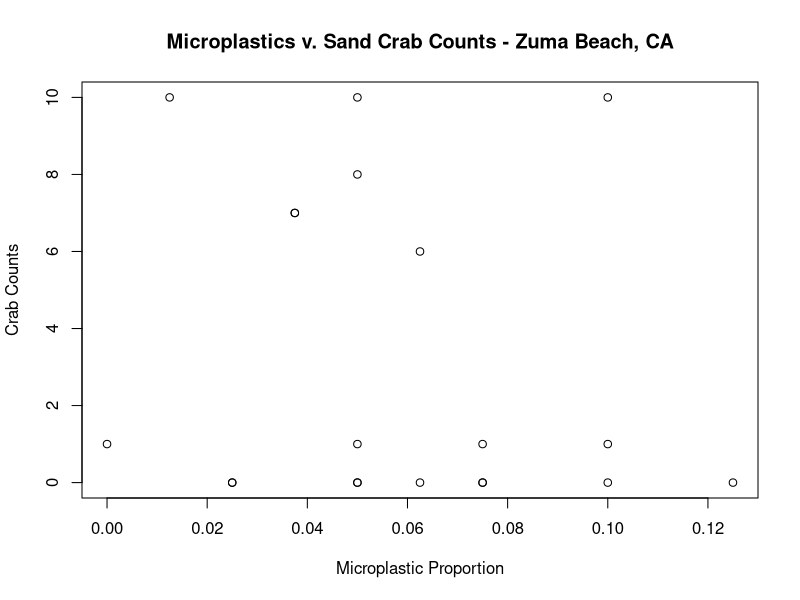
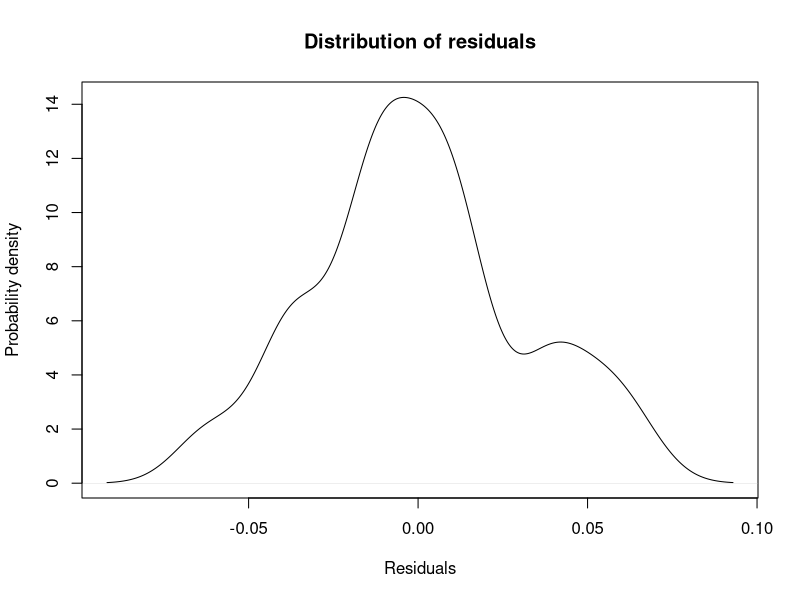
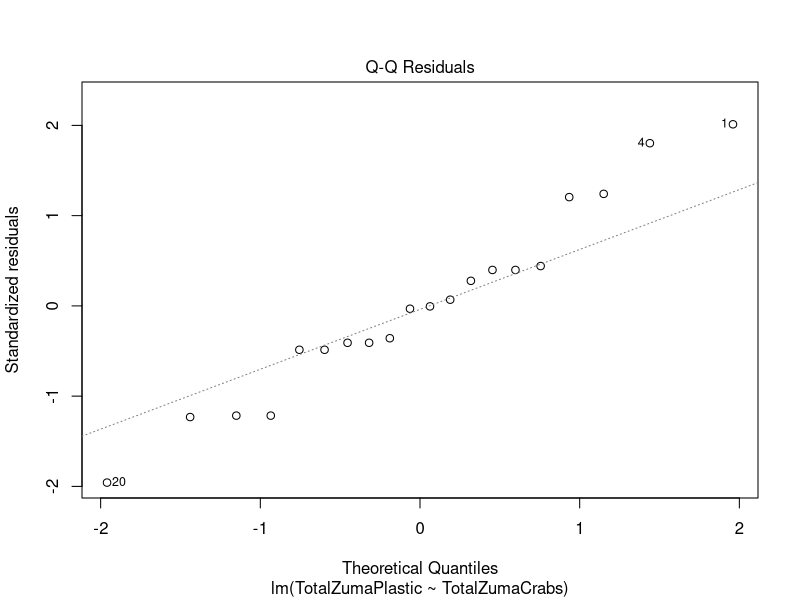
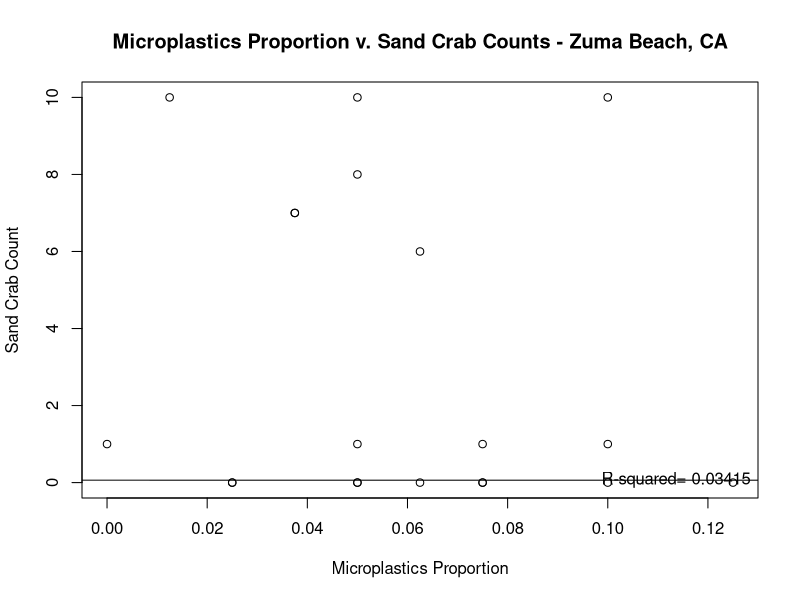
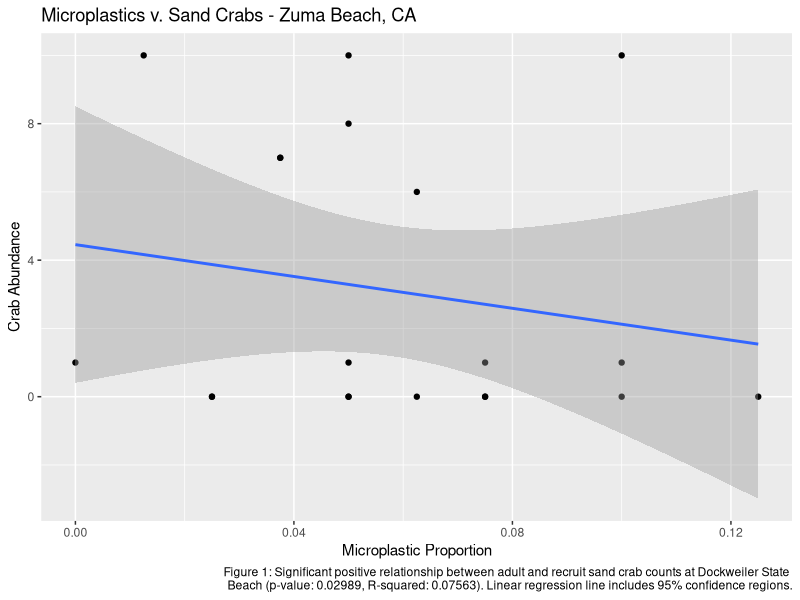
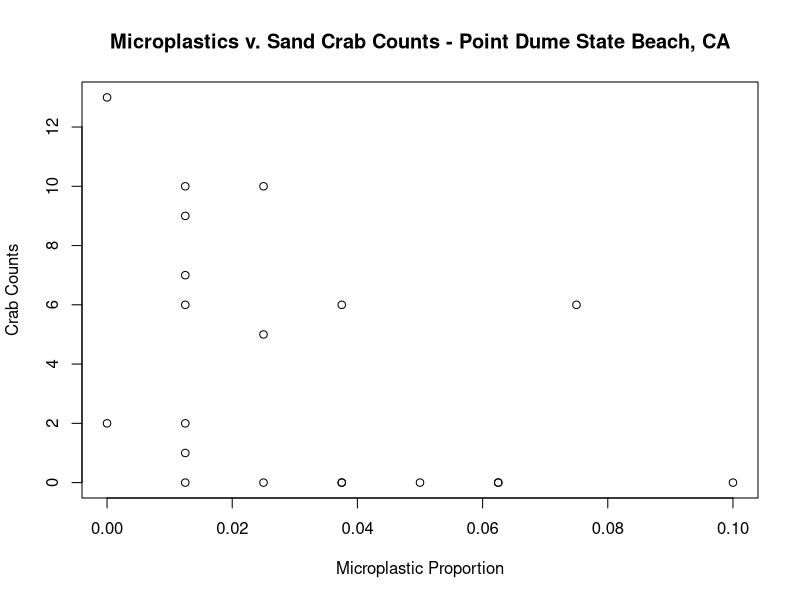
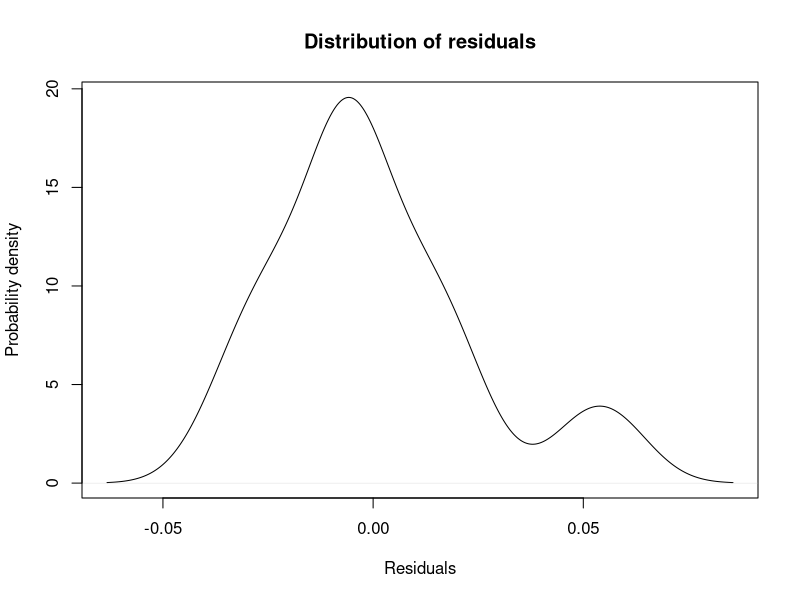
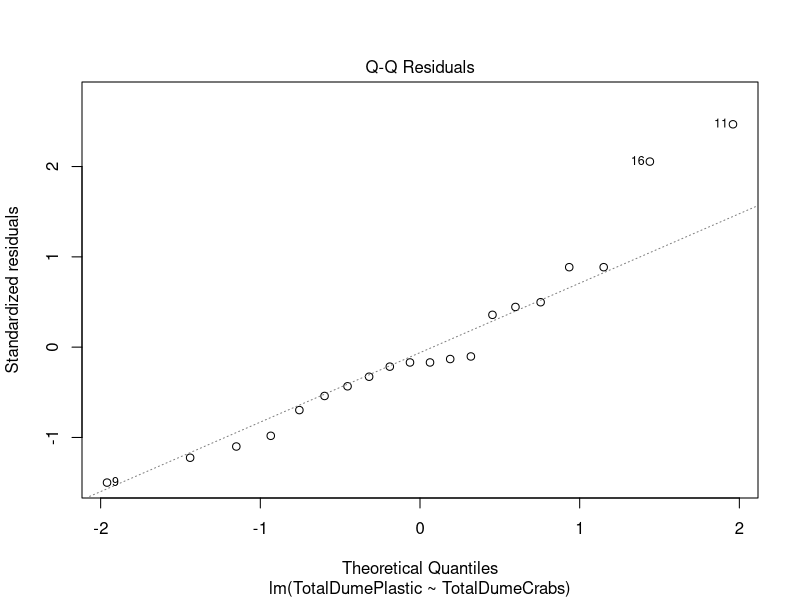

Recreate these plots in R, in order.
#
# Shawn Schwartz
# EEB 109L - Summer 2018
#
# Email: shawnschwartz@ucla.edu
#

# Microplastics vs. Sand Crabs - Final Project Paper Analyses of Data

# set working directory
setwd("~/OneDrive/UCLA Undergraduate Degree/Summer 2018/Summer Session C - 2018/EE BIOL 109L/R-Projects/EEB109L-Microplastics")

# load tidyverse library
library(tidyverse)

# read-in csv file data
# Zuma Beach 
ZumaCounts <- read.csv(file = "ZumaCounts.csv", header = TRUE)
ZumaPlastics <- read.csv(file = "ZumaPlastics.csv", header = TRUE)

# Point Dume State Beach
DumeCounts <- read.csv(file = "DumeCounts.csv", header = TRUE)
DumePlastics <- read.csv(file = "DumePlastics.csv", header = TRUE)
  

# make scatterplot of zuma beach and dume sand crab counts
# Zuma Beach Crab Counts
TotalZumaCrabs <- ZumaCounts$Small + ZumaCounts$Medium + ZumaCounts$Large
ZumaCounts <- cbind(ZumaCounts, TotalZumaCrabs)

# Point Dume State Beach Crab Counts
TotalDumeCrabs <- DumeCounts$Small + DumeCounts$Medium + DumeCounts$Large
DumeCounts <- cbind(DumeCounts, TotalDumeCrabs)

TotalCounts <- numeric(20)
TotalCounts <- cbind(TotalCounts, TotalZumaCrabs, TotalDumeCrabs)

#### Zuma Beach Plastic and Crabs Correlations #####
# Zuma Beach Plastic
TotalZumaPlastic <- ZumaPlastics$Microplastic.percentage
ZumaPlastics <- cbind(ZumaPlastics, TotalZumaPlastic)

plot(ZumaPlastics$TotalZumaPlastic, ZumaCounts$TotalZumaCrabs, xlab = "Microplastic Proportion",
     ylab = "Crab Counts", main = "Microplastics v. Sand Crab Counts - Zuma Beach, CA")

# fit linear regression model
ZumaCrabPlasticFit <- lm(TotalZumaPlastic ~ TotalZumaCrabs)

summary(ZumaCrabPlasticFit)

# probability distribution of the residuals
plot(density(resid(ZumaCrabPlasticFit)), xlab = "Residuals", 
     ylab = "Probability density", main = "Distribution of residuals")

plot(ZumaCrabPlasticFit, which = 2)

plot(ZumaPlastics$TotalZumaPlastic, ZumaCounts$TotalZumaCrabs, xlab = "Microplastics Proportion", 
     ylab = "Sand Crab Count", main = "Microplastics Proportion v. Sand Crab Counts - Zuma Beach, CA")

abline(ZumaCrabPlasticFit)

legend("bottomright", bty = "n", legend = paste("R-squared=", format(summary(ZumaCrabPlasticFit)$r.squared, digits = 4)))

# enhanced plotted figure with 95% confidence regions around regression line
ggplot(data = ZumaPlastics) + 
  geom_point(mapping = aes(x = TotalZumaPlastic, y = ZumaCounts$TotalZumaCrabs)) + 
  geom_smooth(mapping = aes(x = TotalZumaPlastic, y = ZumaCounts$TotalZumaCrabs), method = lm) + 
  labs(x = "Microplastic Proportion", y = "Crab Abundance", title = "Microplastics v. Sand Crabs - Zuma Beach, CA", caption = "Figure 1: Significant positive relationship between adult and recruit sand crab counts at Dockweiler State 
       Beach (p-value: 0.02989, R-squared: 0.07563). Linear regression line includes 95% confidence regions.")

ggsave("ZumaBeach_Plastic-v-Crabs.png")

#### Point Dume State Beach Plastic and Crabs Correlations #####
# Point Dume State Beach Plastic
TotalDumePlastic <- DumePlastics$Microplastics.percentage
DumePlastics <- cbind(DumePlastics, TotalDumePlastic)

plot(DumePlastics$TotalDumePlastic, DumeCounts$TotalDumeCrabs, xlab = "Microplastic Proportion",
     ylab = "Crab Counts", main = "Microplastics v. Sand Crab Counts - Point Dume State Beach, CA")

# fit linear regression model
DumeCrabPlasticFit <- lm(TotalDumePlastic ~ TotalDumeCrabs)

summary(DumeCrabPlasticFit)

# probability distribution of the residuals
plot(density(resid(DumeCrabPlasticFit)), xlab = "Residuals", 
     ylab = "Probability density", main = "Distribution of residuals")

plot(DumeCrabPlasticFit, which = 2)

plot(DumePlastics$TotalDumePlastic, DumeCounts$TotalDumeCrabs, xlab = "Microplastics Proportion", 
     ylab = "Sand Crab Count", main = "Microplastics Proportion v. Sand Crab Counts - Point Dume State Beach, CA")

abline(DumeCrabPlasticFit)

legend("bottomright", bty = "n", legend = paste("R-squared=", format(summary(DumeCrabPlasticFit)$r.squared, digits = 4)))

# enhanced plotted figure with 95% confidence regions around regression line
ggplot(data = DumePlastics) + 
  geom_point(mapping = aes(x = TotalDumePlastic, y = DumeCounts$TotalDumeCrabs)) + 
  geom_smooth(mapping = aes(x = TotalDumePlastic, y = DumeCounts$TotalDumeCrabs), method = lm) + 
  labs(x = "Microplastic Proportion", y = "Crab Abundance", title = "Microplastics v. Sand Crabs - Point Dume State Beach, CA", caption = "Figure 1: Significant positive relationship between adult and recruit sand crab counts at Dockweiler State 
       Beach (p-value: 0.02989, R-squared: 0.07563). Linear regression line includes 95% confidence regions.")

ggsave("PointDumeStateBeach_Plastic-v-Crabs.png")

# create and plot two size frequency histograms
ggplot(data = ZumaPlastics, aes(TotalZumaPlastic, fill = ZumaCounts$TotalZumaCrabs)) + 
  geom_histogram(position = "dodge") + 
  labs(x = "Microplastic proportion", y = "Sand crab count", title = "Sand crabs and microplastics", caption = "Figure 2: Size frequency histograms of sand crabs per microplastic proportion at Zuma Beach, CA.")

ggsave("ZumaBeach_Plastic-Crab-Histogram.png")


ggplot(data = DumePlastics, aes(TotalDumePlastic, fill = DumeCounts$TotalDumeCrabs)) + 
  geom_histogram(position = "dodge") + 
  labs(x = "Microplastic proportion", y = "Sand crab count", title = "Sand crabs and microplastics", caption = "Figure 3: Size frequency histograms of sand crabs per microplastic proportion at Point Dume State Beach, CA.")

ggsave("PointDumeStateBeach_Plastic-Crab-Histogram.png")

# estimate summary stats for crab presence and plastics
zuma.crabs <- filter(ZumaPlastics, Crabs == "Present")
zuma.no.crabs <- filter(ZumaPlastics, Crabs =="Absent")

xbarP.zuma.crabs <- mean(zuma.crabs$Microplastic.percentage)
xbarP.zuma.no.crabs <- mean(zuma.no.crabs$Microplastic.percentage)

sdP.zuma.crabs <- sd(zuma.crabs$Microplastic.percentage)
sdP.zuma.no.crabs <- sd(zuma.no.crabs$Microplastic.percentage)

n.zuma.crabs <- nrow(zuma.crabs)
n.zuma.no.crabs <- nrow(zuma.no.crabs)

seP.zuma.crabs <- sdP.zuma.crabs / sqrt(n.zuma.crabs)
seP.zuma.no.crabs <- sdP.zuma.no.crabs / sqrt(n.zuma.no.crabs)

boundP.zuma.crabs <- 1.96 * seP.zuma.crabs
boundP.zuma.no.crabs <- 1.96 * seP.zuma.no.crabs

lowP.zuma.crabs <- xbarP.zuma.crabs - boundP.zuma.crabs
lowP.zuma.no.crabs <- xbarP.zuma.no.crabs - boundP.zuma.no.crabs

upP.zuma.crabs <- xbarP.zuma.crabs + boundP.zuma.crabs
upP.zuma.no.crabs <- xbarP.zuma.no.crabs + boundP.zuma.no.crabs

zuma.crabs.stats <- c(lowP.zuma.crabs, xbarP.zuma.crabs, upP.zuma.crabs)
zuma.no.crabs.stats <- c(lowP.zuma.no.crabs, xbarP.zuma.no.crabs, upP.zuma.no.crabs)

zumastats <- rbind(zuma.crabs.stats, zuma.no.crabs.stats)

colnames(zumastats) <- c("2.5% plastic", "Mean plastic (%)", "97.5% plastic")

rownames(zumastats) <- c("Crabs", "No crabs")

zumastats